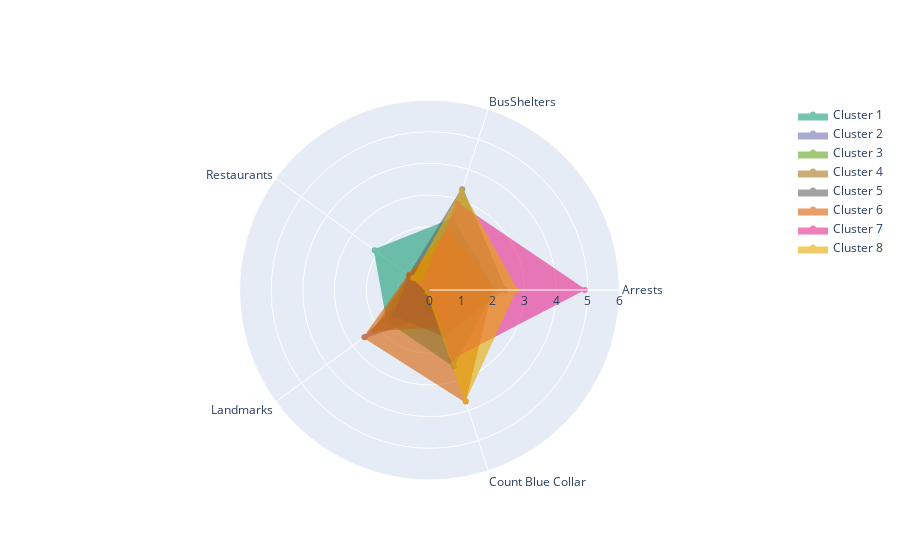

Notebook source saved alongside this figure:
### Code cell
f.plotter(df,'dbscan')

### Figure 1 — Plotly figure (JSON) as saved in the notebook; plotly's stock layout.template omitted (floating-point values rounded to 4 significant figures)
{"data": [{"fill": "toself", "fillcolor": "#1B9E77", "line": {"color": "#1B9E77"}, "name": "Cluster 1", "opacity": 0.6, "r": [2.045, 2.348, 2.136, 1.64, 2.531, 1], "theta": ["Arrests", "BusShelters", "Restaurants", "Landmarks", "Count Blue Collar"], "type": "scatterpolar"}, {"fill": "toself", "fillcolor": "#7570B3", "line": {"color": "#7570B3"}, "name": "Cluster 2", "opacity": 0.6, "r": [0.1437, 0.4695, 0.3733, 2.523, 0.7657, 2], "theta": ["Arrests", "BusShelters", "Restaurants", "Landmarks", "Count Blue Collar"], "type": "scatterpolar"}, {"fill": "toself", "fillcolor": "#66A61E", "line": {"color": "#66A61E"}, "name": "Cluster 3", "opacity": 0.6, "r": [0.821, 1.441, 0.2299, 0.04992, 1.368, 3], "theta": ["Arrests", "BusShelters", "Restaurants", "Landmarks", "Count Blue Collar"], "type": "scatterpolar"}, {"fill": "toself", "fillcolor": "#A6761D", "line": {"color": "#A6761D"}, "name": "Cluster 4", "opacity": 0.6, "r": [0.7643, 1.565, 0.7777, 2.158, 1.194, 4], "theta": ["Arrests", "BusShelters", "Restaurants", "Landmarks", "Count Blue Collar"], "type": "scatterpolar"}, {"fill": "toself", "fillcolor": "#666666", "line": {"color": "#666666"}, "name": "Cluster 5", "opacity": 0.6, "r": [2.381, 3.349, 0.7896, 1.358, 1.518, 5], "theta": ["Arrests", "BusShelters", "Restaurants", "Landmarks", "Count Blue Collar"], "type": "scatterpolar"}, {"fill": "toself", "fillcolor": "#D95F02", "line": {"color": "#D95F02"}, "name": "Cluster 6", "opacity": 0.6, "r": [1.986, 2.019, 0.8001, 2.542, 3.704, 6], "theta": ["Arrests", "BusShelters", "Restaurants", "Landmarks", "Count Blue Collar"], "type": "scatterpolar"}, {"fill": "toself", "fillcolor": "#E7298A", "line": {"color": "#E7298A"}, "name": "Cluster 7", "opacity": 0.6, "r": [4.906, 2.864, 0.2937, 0.01209, 2.301, 7], "theta": ["Arrests", "BusShelters", "Restaurants", "Landmarks", "Count Blue Collar"], "type": "scatterpolar"}, {"fill": "toself", "fillcolor": "#E6AB02", "line": {"color": "#E6AB02"}, "name": "Cluster 8", "opacity": 0.6, "r": [2.748, 3.287, 0.6405, 0.08061, 3.689, 8], "theta": ["Arrests", "BusShelters", "Restaurants", "Landmarks", "Count Blue Collar"], "type": "scatterpolar"}], "layout": {"autosize": true, "polar": {"angularaxis": {"type": "category"}, "radialaxis": {"autorange": false, "range": [0, 6], "type": "linear", "visible": true}}, "showlegend": true}}
